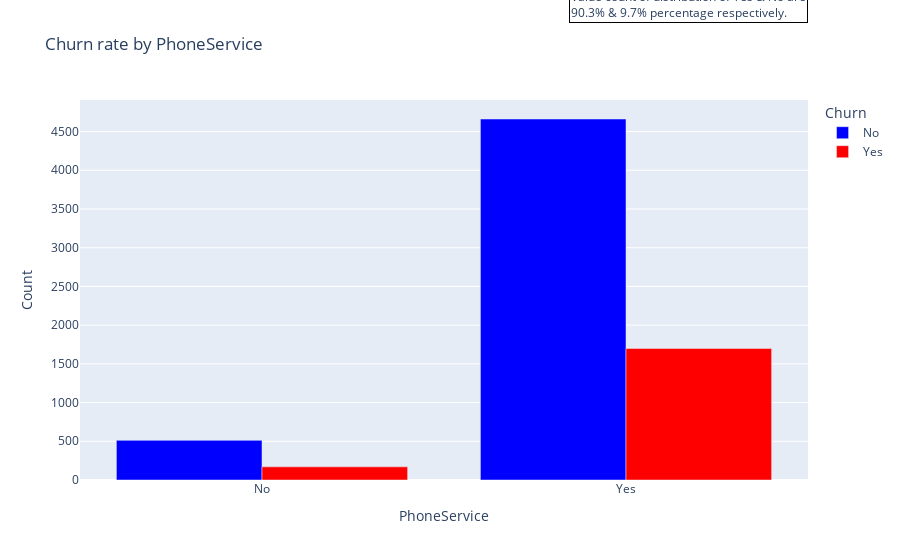
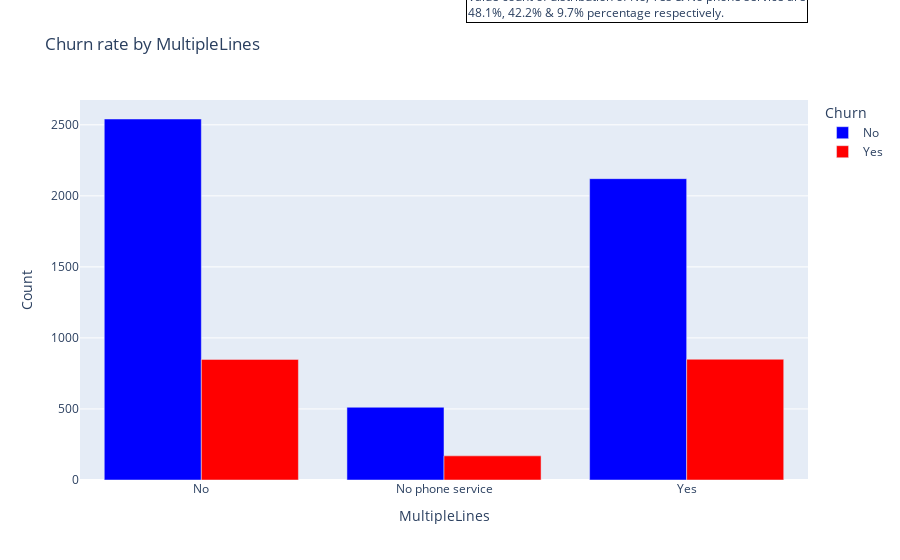
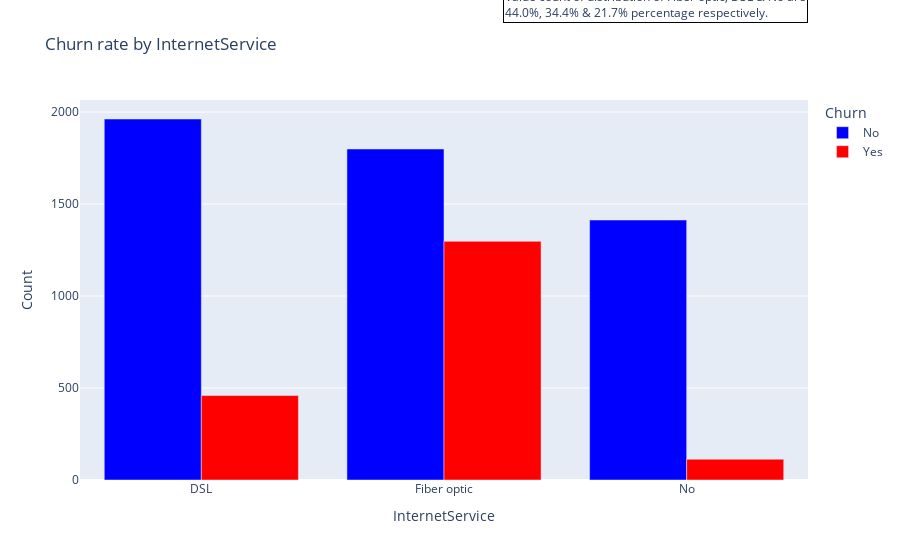

The notebook cell these images were saved under, in order:
### Code cell
bar_chart("PhoneService")
bar_chart("MultipleLines")
bar_chart("InternetService")
bar_chart("OnlineSecurity")
bar_chart("OnlineBackup")
bar_chart("DeviceProtection")
bar_chart("TechSupport")
bar_chart("StreamingTV")
bar_chart("StreamingMovies")

### Figure 1 — Plotly figure (JSON) as saved in the notebook; plotly's stock layout.template omitted (floating-point values rounded to 4 significant figures)
{"data": [{"alignmentgroup": "True", "hovertemplate": "Churn=No<br>PhoneService=%{x}<br>Count=%{y}<extra></extra>", "legendgroup": "No", "marker": {"color": "blue", "pattern": {"shape": ""}}, "name": "No", "offsetgroup": "No", "orientation": "v", "showlegend": true, "textposition": "auto", "type": "bar", "x": ["No", "Yes"], "xaxis": "x", "y": [512, 4662], "yaxis": "y"}, {"alignmentgroup": "True", "hovertemplate": "Churn=Yes<br>PhoneService=%{x}<br>Count=%{y}<extra></extra>", "legendgroup": "Yes", "marker": {"color": "red", "pattern": {"shape": ""}}, "name": "Yes", "offsetgroup": "Yes", "orientation": "v", "showlegend": true, "textposition": "auto", "type": "bar", "x": ["No", "Yes"], "xaxis": "x", "y": [170, 1699], "yaxis": "y"}], "layout": {"annotations": [{"align": "left", "bordercolor": "black", "borderwidth": 1, "showarrow": false, "text": "Value count of distribution of Yes & No are<br>90.3% & 9.7% percentage respectively.", "x": 1, "xref": "paper", "y": 1.3, "yref": "paper"}], "barmode": "group", "legend": {"title": {"text": "Churn"}, "tracegroupgap": 0}, "title": {"text": "Churn rate by PhoneService"}, "width": 900, "xaxis": {"anchor": "y", "domain": [0, 1], "title": {"text": "PhoneService"}}, "yaxis": {"anchor": "x", "domain": [0, 1], "title": {"text": "Count"}}}}

### Figure 2 — Plotly figure (JSON) as saved in the notebook; plotly's stock layout.template omitted (floating-point values rounded to 4 significant figures)
{"data": [{"alignmentgroup": "True", "hovertemplate": "Churn=No<br>MultipleLines=%{x}<br>Count=%{y}<extra></extra>", "legendgroup": "No", "marker": {"color": "blue", "pattern": {"shape": ""}}, "name": "No", "offsetgroup": "No", "orientation": "v", "showlegend": true, "textposition": "auto", "type": "bar", "x": ["No", "No phone service", "Yes"], "xaxis": "x", "y": [2541, 512, 2121], "yaxis": "y"}, {"alignmentgroup": "True", "hovertemplate": "Churn=Yes<br>MultipleLines=%{x}<br>Count=%{y}<extra></extra>", "legendgroup": "Yes", "marker": {"color": "red", "pattern": {"shape": ""}}, "name": "Yes", "offsetgroup": "Yes", "orientation": "v", "showlegend": true, "textposition": "auto", "type": "bar", "x": ["No", "No phone service", "Yes"], "xaxis": "x", "y": [849, 170, 850], "yaxis": "y"}], "layout": {"annotations": [{"align": "left", "bordercolor": "black", "borderwidth": 1, "showarrow": false, "text": "Value count of distribution of No, Yes & No phone service are<br>48.1%, 42.2% & 9.7% percentage respectively.", "x": 1, "xref": "paper", "y": 1.3, "yref": "paper"}], "barmode": "group", "legend": {"title": {"text": "Churn"}, "tracegroupgap": 0}, "title": {"text": "Churn rate by MultipleLines"}, "width": 900, "xaxis": {"anchor": "y", "domain": [0, 1], "title": {"text": "MultipleLines"}}, "yaxis": {"anchor": "x", "domain": [0, 1], "title": {"text": "Count"}}}}

### Figure 3 — Plotly figure (JSON) as saved in the notebook; plotly's stock layout.template omitted (floating-point values rounded to 4 significant figures)
{"data": [{"alignmentgroup": "True", "hovertemplate": "Churn=No<br>InternetService=%{x}<br>Count=%{y}<extra></extra>", "legendgroup": "No", "marker": {"color": "blue", "pattern": {"shape": ""}}, "name": "No", "offsetgroup": "No", "orientation": "v", "showlegend": true, "textposition": "auto", "type": "bar", "x": ["DSL", "Fiber optic", "No"], "xaxis": "x", "y": [1962, 1799, 1413], "yaxis": "y"}, {"alignmentgroup": "True", "hovertemplate": "Churn=Yes<br>InternetService=%{x}<br>Count=%{y}<extra></extra>", "legendgroup": "Yes", "marker": {"color": "red", "pattern": {"shape": ""}}, "name": "Yes", "offsetgroup": "Yes", "orientation": "v", "showlegend": true, "textposition": "auto", "type": "bar", "x": ["DSL", "Fiber optic", "No"], "xaxis": "x", "y": [459, 1297, 113], "yaxis": "y"}], "layout": {"annotations": [{"align": "left", "bordercolor": "black", "borderwidth": 1, "showarrow": false, "text": "Value count of distribution of Fiber optic, DSL & No are<br>44.0%, 34.4% & 21.7% percentage respectively.", "x": 1, "xref": "paper", "y": 1.3, "yref": "paper"}], "barmode": "group", "legend": {"title": {"text": "Churn"}, "tracegroupgap": 0}, "title": {"text": "Churn rate by InternetService"}, "width": 900, "xaxis": {"anchor": "y", "domain": [0, 1], "title": {"text": "InternetService"}}, "yaxis": {"anchor": "x", "domain": [0, 1], "title": {"text": "Count"}}}}
